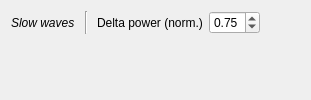
                     <widget class="QWidget" name="_sw_page">
                      <layout class="QVBoxLayout" name="verticalLayout_24">
                       <item>
                        <layout class="QGridLayout" name="gridLayout_9">
                         <item row="0" column="0" rowspan="2">
                          <widget class="QLabel" name="label_53">
                           <property name="font">
                            <font>
                             <italic>true</italic>
                             <stylestrategy>PreferDefault</stylestrategy>
                             <kerning>true</kerning>
                            </font>
                           </property>
                           <property name="text">
                            <string>Slow waves</string>
                           </property>
                          </widget>
                         </item>
                         <item row="0" column="3" rowspan="2">
                          <widget class="QDoubleSpinBox" name="_ToolWaveTh">
                           <property name="toolTip">
                            <string>&lt;html&gt;&lt;head/&gt;&lt;body&gt;&lt;p&gt;Normalized Delta power threshold (between 0 and 1) &lt;/p&gt;&lt;/body&gt;&lt;/html&gt;</string>
                           </property>
                           <property name="maximum">
                            <double>1.000000000000000</double>
                           </property>
                           <property name="singleStep">
                            <double>0.050000000000000</double>
                           </property>
                           <property name="value">
                            <double>0.750000000000000</double>
                           </property>
                          </widget>
                         </item>
                         <item row="0" column="1" rowspan="2">
                          <widget class="Line" name="line_7">
                           <property name="minimumSize">
                            <size>
                             <width>10</width>
                             <height>0</height>
                            </size>
                           </property>
                           <property name="orientation">
                            <enum>Qt::Vertical</enum>
                           </property>
                          </widget>
                         </item>
                         <item row="0" column="2" rowspan="2">
                          <widget class="QLabel" name="label_46">
                           <property name="text">
                            <string>Delta power (norm.)</string>
                           </property>
                          </widget>
                         </item>
                         <item row="0" column="4" rowspan="2">
                          <spacer name="horizontalSpacer_8">
                           <property name="orientation">
                            <enum>Qt::Horizontal</enum>
                           </property>
                           <property name="sizeHint" stdset="0">
                            <size>
                             <width>40</width>
                             <height>20</height>
                            </size>
                           </property>
                          </spacer>
                         </item>
                        </layout>
                       </item>
                       <item>
                        <spacer name="verticalSpacer_12">
                         <property name="orientation">
                          <enum>Qt::Vertical</enum>
                         </property>
                         <property name="sizeHint" stdset="0">
                          <size>
                           <width>20</width>
                           <height>40</height>
                          </size>
                         </property>
                        </spacer>
                       </item>
                      </layout>
                     </widget>
